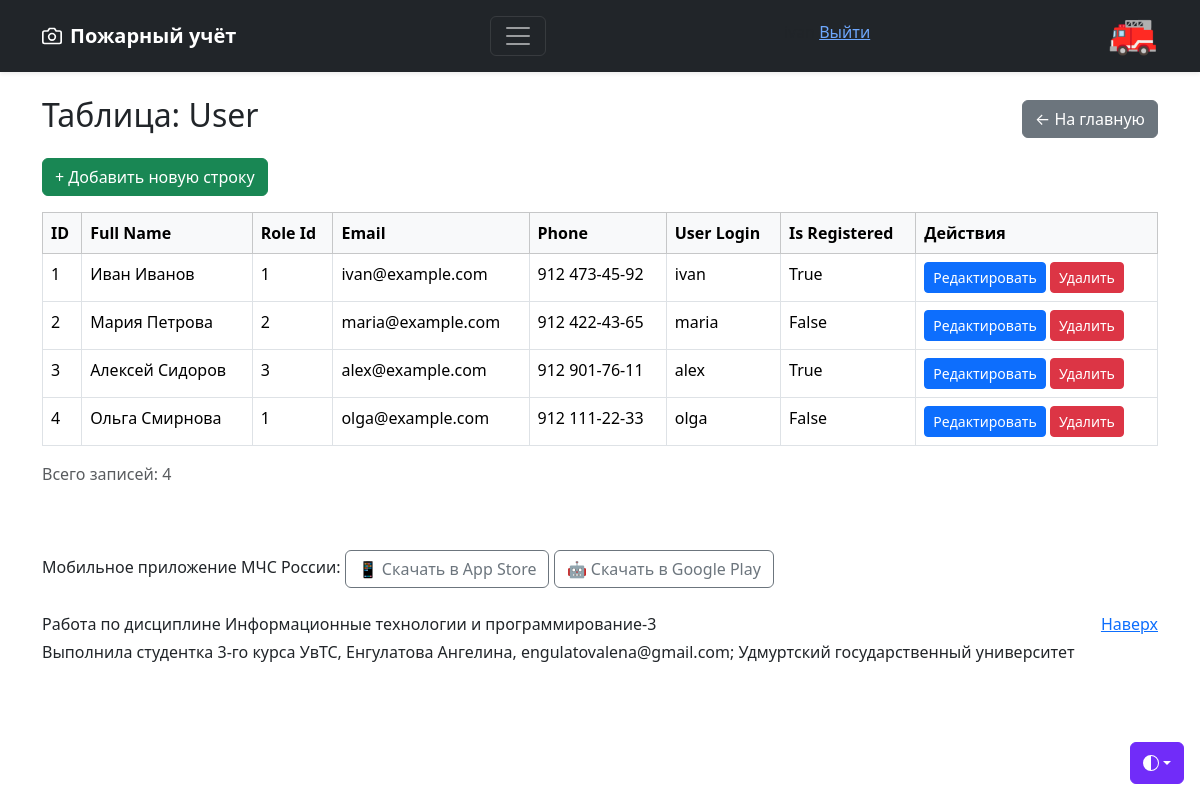
The app's page /objects/user (signed in) with its own data.
### models.py (models this page shows, shortened)
class Registered_Users(UserMixin, db.Model):
    __tablename__ = 'registered_users'
    id = db.Column(db.Integer, primary_key=True)
    username = db.Column(db.String(80), unique=True, nullable=False)
    password_hash = db.Column(db.String(255), nullable=False)
    @property
    def role_id(self):
        user = User.query.filter_by(user_login=self.username).first()
        return user.role_id if user else None

class User(db.Model):
    __tablename__ = 'user'
    id = db.Column(db.Integer, primary_key=True)
    full_name = db.Column(db.String(100), nullable=False)
    role_id = db.Column(db.Integer, nullable=False)
    email = db.Column(db.String(120), unique=True, nullable=False)
    phone = db.Column(db.String(24), nullable=False)
    user_login = db.Column(db.String(80), unique=True, nullable=True)
    is_registered = db.Column(db.Boolean, default=False, nullable=False)

### app.py (the view, shortened to what this page needs)
@app.route('/objects/<table_name>')
def objects(table_name):
    table_map = {
        'user': User,
        'machines_property': Machines_Property,
        'technical_maintenance': Technical_Maintenance,
        'attestations': Attestations,
        'usersAttestations': UsersAttestations,
        'divisions': Divisions,
        'usersAtDivisions': UsersAtDivisions,
        'vacations': Vacations,
        'forces_resources': Forces_resources
    }
    if table_name not in table_map:
        return "Таблица не найдена", 404
    model = table_map[table_name]
    editable = can_edit(table_name)
    stmt = select(model)
    items = db.session.execute(stmt).scalars().all()
    columns = [col.name for col in model.__table__.columns if col.name != 'id']
    return render_template('objects.html',
                           table_name=table_name,
                           items=items,
                           columns=columns,
                           can_edit=editable)

### app.py (called while the page is built)
@login_manager.user_loader
def load_user(user_id):
    print("load user f-n")
    return Registered_Users.query.get(int(user_id))

def can_edit(table_name):
    if not current_user.is_authenticated:
        return False
    role = current_user.role_id
    print("current_user role ")
    return role in EDIT_PERMISSIONS.get(table_name, [])

### templates/objects.html (shortened to what this page needs)
{% extends "base.html" %}
{% block content %}
<div class="container mt-4">
    <div class="d-flex justify-content-between align-items-center mb-3">
        <h2>Таблица: {{ table_name|capitalize }}</h2>
        <a href="{{ url_for('index') }}" class="btn btn-secondary">← На главную</a>
    </div>
    {% if can_edit %}
    <a href="{{ url_for('add_item', table_name=table_name) }}"
       class="btn btn-success mb-3">
        + Добавить новую строку
    </a>
    {% endif %}
    {% if items %}
    <div class="table-responsive">
        <table class="table table-bordered table-hover">
            <thead class="table-light">
                <tr>
                    <th>ID</th>
                    {% for column in columns %}
                    <th>{{ column|replace('_', ' ')|title }}</th>
                    {% endfor %}
                    {% if can_edit %}
                    <th>Действия</th>
                    {% endif %}
                </tr>
            </thead>
            <tbody>
                {% for item in items %}
                <tr>
                    <td>{{ item.id }}</td>
                    {% for column in columns %}
                        <td>{{ item|attr(column) }}</td>
                    {% endfor %}
                    {% if can_edit %}
                    <td class="text-nowrap">
                        <a href="{{ url_for('edit_item',
                                            table_name=table_name,
                                            item_id=item.id) }}"
                           class="btn btn-sm btn-primary">
                            Редактировать
                        </a>
                        <form method="POST"
                              action="{{ url_for('delete_item',
                                                 table_name=table_name,
                                                 item_id=item.id) }}"
                              style="display:inline"
                              onsubmit="return confirm('Удалить запись?')">
                            <button type="submit"
                                    class="btn btn-sm btn-danger">
                                Удалить
                            </button>
                        </form>
                    </td>
                    {% endif %}
                </tr>
                {% endfor %}
            </tbody>
        </table>
    </div>
    <p class="text-muted">Всего записей: {{ items|length }}</p>
    {% else %}
    <div class="alert alert-info">Таблица пуста. Нет данных для отображения.</div>
    {% endif %}
</div>
{% endblock %}

### templates/base.html (shortened to what this page needs)
<!DOCTYPE html>
<html lang="ru" data-bs-theme="auto">
<head>
    <link href="https://cdn.jsdelivr.net/npm/bootstrap@5.3.3/dist/css/bootstrap.min.css"
          rel="stylesheet">
    <link rel="stylesheet" href="{{ url_for('static', filename='css/main.css') }}">
</head>
<body>
    <div class="dropdown position-fixed bottom-0 end-0 mb-3 me-3 bd-mode-toggle">
        <button class="btn btn-bd-primary py-2 dropdown-toggle d-flex align-items-center"
                id="bd-theme" type="button" aria-expanded="false"
                data-bs-toggle="dropdown" aria-label="Toggle theme (auto)">
            <svg class="bi my-1 theme-icon-active" aria-hidden="true"><use href="#circle-half"></use></svg>
        </button>
    </div>
    <header data-bs-theme="dark">
        <div class="navbar navbar-dark bg-dark shadow-sm">
            <div class="container">
                <a href="{{ url_for('index') }}" class="navbar-brand d-flex align-items-center">
                    <strong>Пожарный учёт</strong>
                </a>
                <button class="navbar-toggler" type="button" data-bs-toggle="collapse" data-bs-target="#navbarHeader" aria-controls="navbarHeader" aria-expanded="false" aria-label="Toggle navigation">
                    <span class="navbar-toggler-icon"></span>
                </button>
                <div class="user-info">
                    <p>{{ current_user.username }} <a href="{{ url_for('logout') }}">   Выйти</a></p>
                </div>
                <h1>🚒</h1>
            </div>
        </div>
    </header>
    <main>
        {% block content %}{% endblock %}
    </main>
    <footer class="text-body-secondary py-5">
        <div class="container">
             <div class="mainpage-col__section-half">
                Мобильное приложение МЧС России:
                <a class="app-link btn btn-outline-secondary" href="https://apps.apple.com/app/id1530044766" target="_blank" title="App Store">
                    📱 Скачать в App Store</a>
                    <a class="app-link btn btn-outline-secondary" href="https://play.google.com/store/apps/details?id=io.citizens.security&hl=ru" target="_blank" title="Google Play">
                    🤖 Скачать в Google Play</a><br><br>
            </div>
            <p class="float-end mb-1"><a href="#">Наверх</a></p>
            <p class="mb-1">Работа по дисциплине Информационные технологии и программирование-3</p>
            <p class="mb-0">Выполнила студентка 3-го курса УвТС, Енгулатова Ангелина, engulatovalena@gmail.com; Удмуртский государственный университет</p>
    </footer>

### static/css/main.css (style rules this page uses)
.bi { vertical-align: -0.125em; fill: currentColor; }
.btn-bd-primary { --bd-violet-bg: #712cf9; --bd-violet-rgb: 112.520718, 44.062154, 249.437846; --bs-btn-font-weight: 600; --bs-btn-color: var(--bs-white); --bs-btn-bg: var(--bd-violet-bg); --bs-btn-border-color: var(--bd-violet-bg); --bs-btn-hover-color: var(--bs-white); --bs-btn-hover-bg: #6528e0; --bs-btn-hover-border-color: #6528e0; --bs-btn-focus-shadow-rgb: var(--bd-violet-rgb); --bs-btn-active-color: var(--bs-btn-hover-color); --bs-btn-active-bg: #5a23c8; --bs-btn-active-border-color: #5a23c8; }
.bd-mode-toggle { z-index: 1500; }
.bd-mode-toggle .bi { width: 1em; height: 1em; }
.text-body-secondary { color: #212529 !important; }

### records on screen
Registered_Users: username "ivan"
User: id "1", columns "Иван Иванов" "1" "ivan@example.com" "912 473-45-92" "ivan" "True"
User: id "2", columns "Мария Петрова" "2" "maria@example.com" "912 422-43-65" "maria" "False"
User: id "3", columns "Алексей Сидоров" "3" "alex@example.com" "912 901-76-11" "alex" "True"
User: id "4", columns "Ольга Смирнова" "1" "olga@example.com" "912 111-22-33" "olga" "False"

### other values on screen
{{ table_name|capitalize }} "User"
{{ column|replace('_', ' ')|title }} "Full Name" "Role Id" "Email" "Phone" "User Login" "Is Registered"
{{ items|length }} "4"
